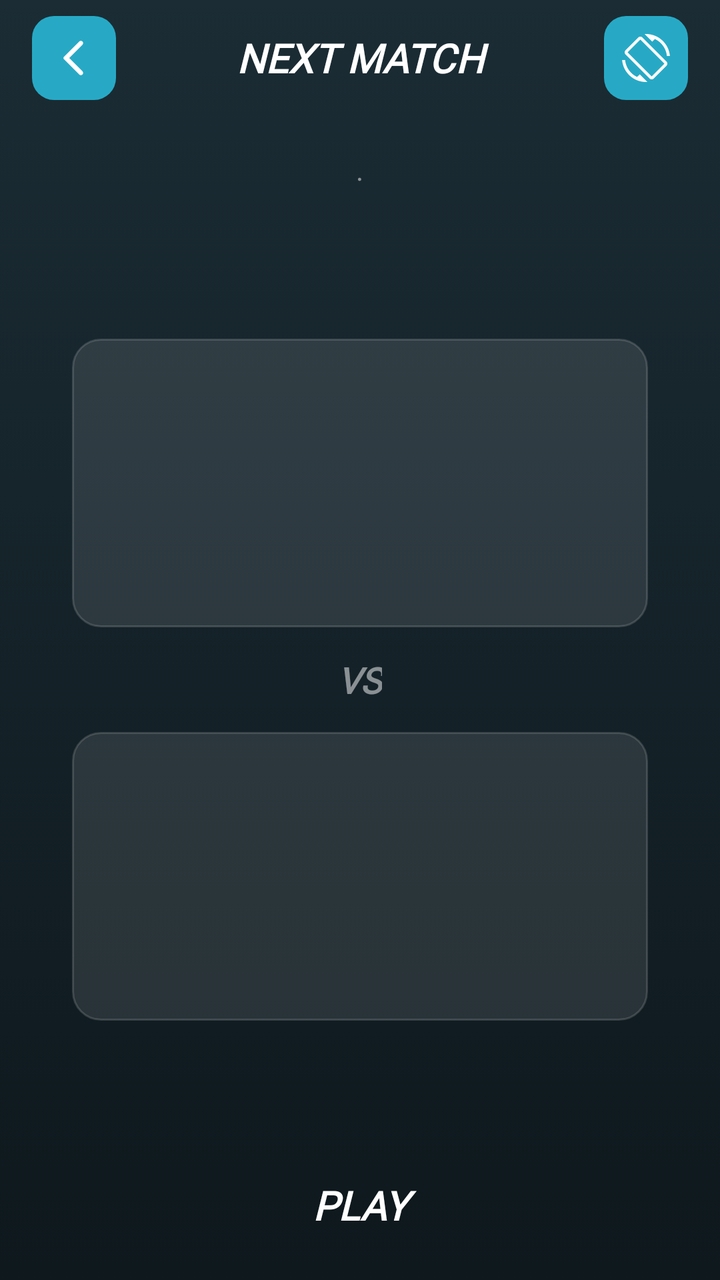
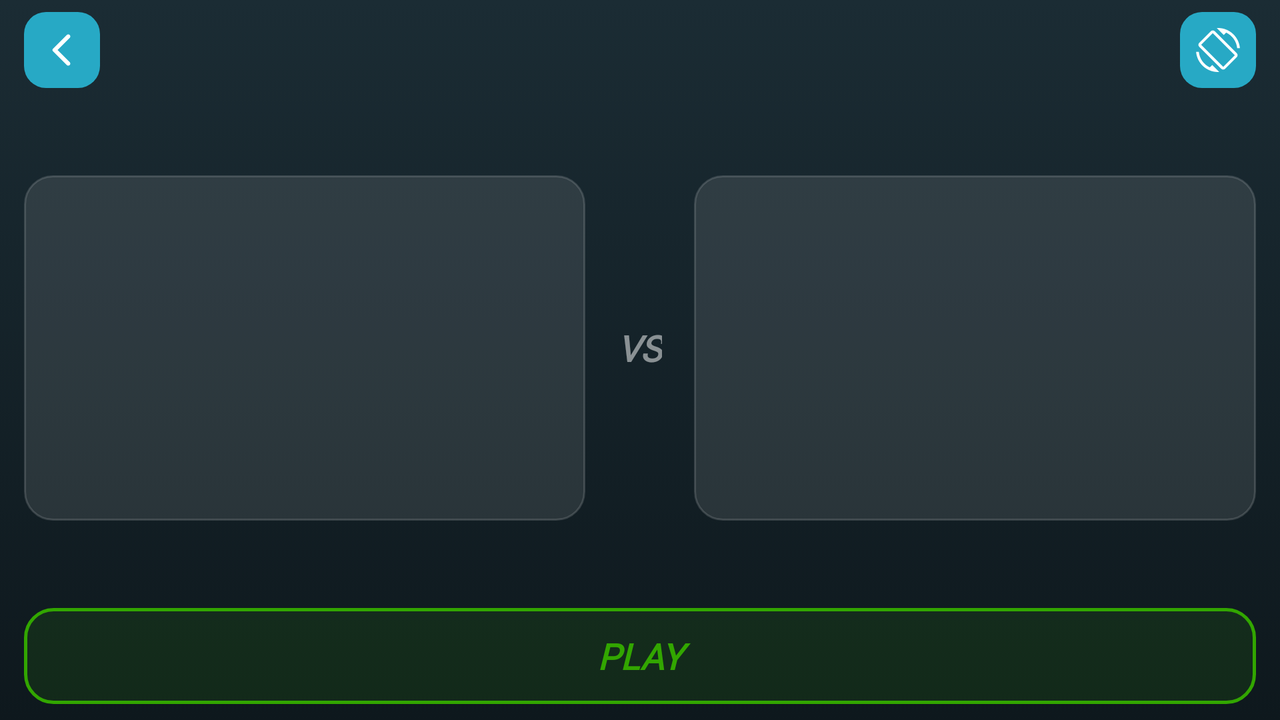

The same Android screen from two of the app's own layout files: first res/layout/ as a phone draws it, then the repository's variant for another configuration, drawn on a device whose configuration selects that folder. Both files follow.
<!-- AndroidManifest.xml: activity theme Theme.MyApplication -->
<!-- res/layout/activity_next_match.xml -->
<?xml version="1.0" encoding="utf-8"?>
<LinearLayout xmlns:android="http://schemas.android.com/apk/res/android"
    xmlns:app="http://schemas.android.com/apk/res-auto"
    android:layout_width="match_parent"
    android:layout_height="match_parent"
    android:orientation="vertical"
    android:paddingHorizontal="16dp"
    android:paddingBottom="12dp"
    android:gravity="center">

    
    <LinearLayout
        android:layout_width="match_parent"
        android:layout_height="wrap_content"
        android:orientation="horizontal"
        android:gravity="center_vertical"
        android:paddingVertical="8dp">

        <ImageButton
            android:id="@+id/btnGoBack"
            android:layout_width="42dp"
            android:layout_height="42dp"
            android:background="@drawable/buttons_main"
            android:contentDescription="@string/back"
            android:src="@drawable/arrow_back"
            android:scaleType="fitCenter"
            android:padding="10dp" />

        <TextView
            android:layout_width="0dp"
            android:layout_height="wrap_content"
            android:layout_weight="1"
            android:fontFamily="@font/helvetica_black"
            android:textStyle="bold|italic"
            android:text="@string/next_match"
            android:textColor="@color/list_text_primary"
            android:textSize="20sp"
            android:textAllCaps="true"
            android:gravity="center" />

        <ImageButton
            android:id="@+id/btnRotate"
            android:layout_width="42dp"
            android:layout_height="42dp"
            android:background="@drawable/buttons_main"
            android:src="@drawable/ic_rotate"
            android:contentDescription="@string/rotate"
            android:scaleType="fitCenter"
            android:padding="9dp" />
    </LinearLayout>

    
    <TextView
        android:id="@+id/txtType"
        android:layout_width="match_parent"
        android:layout_height="wrap_content"
        android:fontFamily="@font/helvetica_black"
        android:textStyle="bold|italic"
        android:textAllCaps="true"
        android:textColor="@color/list_highlight_text"
        android:textSize="16sp"
        android:gravity="center" />

    <LinearLayout
        android:layout_width="wrap_content"
        android:layout_height="wrap_content"
        android:layout_gravity="center_horizontal"
        android:orientation="horizontal"
        android:gravity="center"
        android:layout_marginBottom="16dp">

        <TextView
            android:id="@+id/txtDay"
            android:layout_width="wrap_content"
            android:layout_height="wrap_content"
            android:fontFamily="@font/helvetica_black"
            android:textStyle="bold|italic"
            android:textColor="@color/list_text_secondary"
            android:textSize="14sp" />

        <TextView
            android:layout_width="wrap_content"
            android:layout_height="wrap_content"
            android:text="·"
            android:fontFamily="@font/helvetica_black"
            android:textColor="@color/list_text_muted"
            android:paddingHorizontal="8dp"
            android:textSize="14sp" />

        <TextView
            android:id="@+id/txtTime"
            android:layout_width="wrap_content"
            android:layout_height="wrap_content"
            android:fontFamily="@font/helvetica_black"
            android:textStyle="bold|italic"
            android:textColor="@color/list_text_secondary"
            android:textSize="14sp" />
    </LinearLayout>

    
    <Space
        android:layout_width="1dp"
        android:layout_height="0dp"
        android:layout_weight="1" />

    
    <TextView
        android:id="@+id/txtTeam1"
        android:layout_width="match_parent"
        android:layout_height="wrap_content"
        android:fontFamily="@font/helvetica_black"
        android:textStyle="bold|italic"
        android:textAllCaps="true"
        android:textColor="@color/scorecard_team_a"
        android:textSize="22sp"
        android:gravity="center"
        android:layout_marginBottom="6dp" />

    <LinearLayout
        android:layout_width="match_parent"
        android:layout_height="wrap_content"
        android:orientation="vertical"
        android:gravity="center"
        android:background="@drawable/bg_list_card"
        android:paddingVertical="14dp"
        android:paddingHorizontal="16dp"
        android:layout_marginHorizontal="20dp">

        <TextView android:id="@+id/txtTeam1Player1" android:layout_width="match_parent" android:layout_height="wrap_content" android:fontFamily="@font/helvetica_black" android:textStyle="bold|italic" android:textColor="@color/list_text_primary" android:gravity="center" android:textSize="16sp" android:layout_marginBottom="2dp" />
        <TextView android:id="@+id/txtTeam1Player2" android:layout_width="match_parent" android:layout_height="wrap_content" android:fontFamily="@font/helvetica_black" android:textStyle="bold|italic" android:textColor="@color/list_text_primary" android:gravity="center" android:textSize="16sp" android:layout_marginBottom="2dp" />
        <TextView android:id="@+id/txtTeam1Player3" android:layout_width="match_parent" android:layout_height="wrap_content" android:fontFamily="@font/helvetica_black" android:textStyle="bold|italic" android:textColor="@color/list_text_primary" android:gravity="center" android:textSize="16sp" android:layout_marginBottom="2dp" />
        <TextView android:id="@+id/txtTeam1Player4" android:layout_width="match_parent" android:layout_height="wrap_content" android:fontFamily="@font/helvetica_black" android:textStyle="bold|italic" android:textColor="@color/list_text_primary" android:gravity="center" android:textSize="16sp" android:layout_marginBottom="2dp" />
        <TextView android:id="@+id/txtTeam1Player5" android:layout_width="match_parent" android:layout_height="wrap_content" android:fontFamily="@font/helvetica_black" android:textStyle="bold|italic" android:textColor="@color/list_text_primary" android:gravity="center" android:textSize="16sp" />
    </LinearLayout>

    
    <TextView
        android:layout_width="wrap_content"
        android:layout_height="wrap_content"
        android:text="VS"
        android:fontFamily="@font/helvetica_black"
        android:textStyle="bold|italic"
        android:textColor="@color/list_text_muted"
        android:textSize="18sp"
        android:layout_marginVertical="14dp"
        android:layout_gravity="center_horizontal" />

    
    <LinearLayout
        android:layout_width="match_parent"
        android:layout_height="wrap_content"
        android:orientation="vertical"
        android:gravity="center"
        android:background="@drawable/bg_list_card"
        android:paddingVertical="14dp"
        android:paddingHorizontal="16dp"
        android:layout_marginHorizontal="20dp">

        <TextView android:id="@+id/txtTeam2Player1" android:layout_width="match_parent" android:layout_height="wrap_content" android:fontFamily="@font/helvetica_black" android:textStyle="bold|italic" android:textColor="@color/list_text_primary" android:gravity="center" android:textSize="16sp" android:layout_marginBottom="2dp" />
        <TextView android:id="@+id/txtTeam2Player2" android:layout_width="match_parent" android:layout_height="wrap_content" android:fontFamily="@font/helvetica_black" android:textStyle="bold|italic" android:textColor="@color/list_text_primary" android:gravity="center" android:textSize="16sp" android:layout_marginBottom="2dp" />
        <TextView android:id="@+id/txtTeam2Player3" android:layout_width="match_parent" android:layout_height="wrap_content" android:fontFamily="@font/helvetica_black" android:textStyle="bold|italic" android:textColor="@color/list_text_primary" android:gravity="center" android:textSize="16sp" android:layout_marginBottom="2dp" />
        <TextView android:id="@+id/txtTeam2Player4" android:layout_width="match_parent" android:layout_height="wrap_content" android:fontFamily="@font/helvetica_black" android:textStyle="bold|italic" android:textColor="@color/list_text_primary" android:gravity="center" android:textSize="16sp" android:layout_marginBottom="2dp" />
        <TextView android:id="@+id/txtTeam2Player5" android:layout_width="match_parent" android:layout_height="wrap_content" android:fontFamily="@font/helvetica_black" android:textStyle="bold|italic" android:textColor="@color/list_text_primary" android:gravity="center" android:textSize="16sp" />
    </LinearLayout>

    <TextView
        android:id="@+id/txtTeam2"
        android:layout_width="match_parent"
        android:layout_height="wrap_content"
        android:fontFamily="@font/helvetica_black"
        android:textStyle="bold|italic"
        android:textAllCaps="true"
        android:textColor="@color/scorecard_team_b"
        android:textSize="22sp"
        android:gravity="center"
        android:layout_marginTop="6dp" />

    
    <Space
        android:layout_width="1dp"
        android:layout_height="0dp"
        android:layout_weight="1" />

    
    <LinearLayout
        android:layout_width="match_parent"
        android:layout_height="wrap_content"
        android:orientation="horizontal"
        android:gravity="center_vertical"
        android:layout_marginTop="12dp">

        <Button
            android:id="@+id/btnPlay"
            android:layout_width="match_parent"
            android:layout_height="wrap_content"
            android:background="@drawable/bg_modal_button_filled"
            android:backgroundTint="@color/button_confirm"
            android:fontFamily="@font/helvetica_black"
            android:textStyle="bold|italic"
            android:textColor="@color/white"
            android:text="@string/play"
            android:textSize="20sp"
            android:paddingVertical="12dp" />

    </LinearLayout>
</LinearLayout>
<!-- resources referenced by this layout -->
<resources>
  <color name="button_confirm">#32A600</color>
  <color name="list_highlight_text">#3FC4D2</color>
  <color name="list_text_muted">#80FFFFFF</color>
  <color name="list_text_primary">#FFFFFFFF</color>
  <color name="list_text_secondary">#B3FFFFFF</color>
  <color name="scorecard_team_a">#3FC4D2</color>
  <color name="scorecard_team_b">#F2994A</color>
  <color name="white">#FFFFFFFF</color>
  <!-- drawable arrow_back (drawable) -->
  <vector xmlns:android="http://schemas.android.com/apk/res/android"
      android:autoMirrored="true" android:height="24dp" android:tint="#FFFFFF" android:viewportHeight="24" android:viewportWidth="24" android:width="24dp">
        
      <path android:fillColor="@android:color/white" android:pathData="M16.62,2.99c-0.49,-0.49 -1.28,-0.49 -1.77,0L6.54,11.3c-0.39,0.39 -0.39,1.02 0,1.41l8.31,8.31c0.49,0.49 1.28,0.49 1.77,0s0.49,-1.28 0,-1.77L9.38,12l7.25,-7.25c0.48,-0.48 0.48,-1.28 -0.01,-1.76z"/>
      
  </vector>
  <!-- drawable bg_list_card (drawable) -->
  <?xml version="1.0" encoding="utf-8"?>
  <shape xmlns:android="http://schemas.android.com/apk/res/android"
      android:shape="rectangle">
      <solid android:color="@color/list_card_fill" />
      <corners android:radius="14dp" />
      <stroke
          android:width="1dp"
          android:color="@color/list_card_border" />
  </shape>
  <!-- drawable buttons_main (drawable) -->
  <?xml version="1.0" encoding="utf-8"?>
  <selector xmlns:android="http://schemas.android.com/apk/res/android">
      
      <item android:state_pressed="true"
          android:drawable="@drawable/button_main_pressed" />
  
      
      <item android:drawable="@drawable/button_main_default" />
  </selector>
  <string name="back">BACK</string>
  <string name="next_match">NEXT MATCH</string>
  <string name="play">PLAY</string>
  <string name="rotate">ROTATE</string>
  <style name="Theme.MyApplication" parent="Theme.AppCompat.Light.NoActionBar">
  
          
          <item name="android:windowBackground">@drawable/bg_scoreboard</item>
  
          
          <item name="android:statusBarColor">@color/scorecard_bg_top</item>
          <item name="android:navigationBarColor">@color/scorecard_bg_bottom</item>
          <item name="android:windowLightStatusBar">false</item>
  
      </style>
  <color name="list_card_fill">#1AFFFFFF</color>
  <color name="list_card_border">#26FFFFFF</color>
  <!-- drawable button_main_pressed (drawable) -->
  <?xml version="1.0" encoding="utf-8"?>
  <shape xmlns:android="http://schemas.android.com/apk/res/android"
      android:shape="rectangle" >
      <corners android:radius="11dp" />
      <solid android:color="#3EB6D0" />
  </shape>
  <!-- drawable button_main_default (drawable) -->
  <?xml version="1.0" encoding="utf-8"?>
  <shape xmlns:android="http://schemas.android.com/apk/res/android"
      android:shape="rectangle" >
      <corners android:radius="11dp" />
      <solid android:color="@color/main_blue" />
  </shape>
  <!-- drawable bg_scoreboard (drawable) -->
  <?xml version="1.0" encoding="utf-8"?>
  <shape xmlns:android="http://schemas.android.com/apk/res/android"
      android:shape="rectangle"
      android:dither="true">
      <gradient
          android:type="linear"
          android:angle="270"
          android:startColor="@color/scorecard_bg_top"
          android:endColor="@color/scorecard_bg_bottom"
          android:dither="true" />
  </shape>
  <color name="scorecard_bg_top">#1B2C34</color>
  <color name="scorecard_bg_bottom">#0E181D</color>
  <color name="main_blue">#27A9C5</color>
  <!-- some entries are left out for length -->
</resources>
<!-- res/layout-land/activity_next_match.xml (the repository's variant of the layout above) -->
<!-- drawn on the phone turned sideways -->
<?xml version="1.0" encoding="utf-8"?>
<LinearLayout xmlns:android="http://schemas.android.com/apk/res/android"
    android:layout_width="match_parent"
    android:layout_height="match_parent"
    android:orientation="vertical"
    android:paddingHorizontal="12dp"
    android:paddingBottom="8dp">

    
    <LinearLayout
        android:layout_width="match_parent"
        android:layout_height="wrap_content"
        android:orientation="horizontal"
        android:gravity="center_vertical"
        android:paddingVertical="6dp">

        <ImageButton
            android:id="@+id/btnGoBack"
            android:layout_width="38dp"
            android:layout_height="38dp"
            android:background="@drawable/buttons_main"
            android:contentDescription="@string/back"
            android:src="@drawable/arrow_back"
            android:scaleType="fitCenter"
            android:padding="9dp" />

        <TextView
            android:id="@+id/txtType"
            android:layout_width="0dp"
            android:layout_height="wrap_content"
            android:layout_weight="1"
            android:fontFamily="@font/helvetica_black"
            android:textStyle="bold|italic"
            android:textAllCaps="true"
            android:textColor="@color/list_highlight_text"
            android:textSize="16sp"
            android:gravity="center" />

        <TextView
            android:id="@+id/txtDay"
            android:layout_width="wrap_content"
            android:layout_height="wrap_content"
            android:fontFamily="@font/helvetica_black"
            android:textStyle="bold|italic"
            android:textColor="@color/list_text_secondary"
            android:textSize="13sp"
            android:layout_marginEnd="6dp" />

        <TextView
            android:id="@+id/txtTime"
            android:layout_width="wrap_content"
            android:layout_height="wrap_content"
            android:fontFamily="@font/helvetica_black"
            android:textStyle="bold|italic"
            android:textColor="@color/list_text_secondary"
            android:textSize="13sp"
            android:layout_marginEnd="8dp" />

        <ImageButton
            android:id="@+id/btnRotate"
            android:layout_width="38dp"
            android:layout_height="38dp"
            android:background="@drawable/buttons_main"
            android:src="@drawable/ic_rotate"
            android:contentDescription="@string/rotate"
            android:scaleType="fitCenter"
            android:padding="8dp" />
    </LinearLayout>

    
    <LinearLayout
        android:layout_width="match_parent"
        android:layout_height="0dp"
        android:layout_weight="1"
        android:orientation="horizontal"
        android:gravity="center"
        android:baselineAligned="false">

        
        <LinearLayout
            android:layout_width="0dp"
            android:layout_height="wrap_content"
            android:layout_weight="1"
            android:orientation="vertical"
            android:layout_marginEnd="6dp"
            android:padding="14dp"
            android:gravity="center"
            android:layout_gravity="center"
            android:background="@drawable/bg_list_card">

            <TextView
                android:id="@+id/txtTeam1"
                android:layout_width="match_parent"
                android:layout_height="wrap_content"
                android:fontFamily="@font/helvetica_black"
                android:textStyle="bold|italic"
                android:textAllCaps="true"
                android:textColor="@color/scorecard_team_a"
                android:gravity="center"
                android:textSize="20sp"
                android:layout_marginBottom="8dp" />

            <TextView android:id="@+id/txtTeam1Player1" android:layout_width="match_parent" android:layout_height="wrap_content" android:fontFamily="@font/helvetica_black" android:textStyle="bold|italic" android:textColor="@color/list_text_primary" android:gravity="center" android:textSize="15sp" android:layout_marginBottom="2dp" />
            <TextView android:id="@+id/txtTeam1Player2" android:layout_width="match_parent" android:layout_height="wrap_content" android:fontFamily="@font/helvetica_black" android:textStyle="bold|italic" android:textColor="@color/list_text_primary" android:gravity="center" android:textSize="15sp" android:layout_marginBottom="2dp" />
            <TextView android:id="@+id/txtTeam1Player3" android:layout_width="match_parent" android:layout_height="wrap_content" android:fontFamily="@font/helvetica_black" android:textStyle="bold|italic" android:textColor="@color/list_text_primary" android:gravity="center" android:textSize="15sp" android:layout_marginBottom="2dp" />
            <TextView android:id="@+id/txtTeam1Player4" android:layout_width="match_parent" android:layout_height="wrap_content" android:fontFamily="@font/helvetica_black" android:textStyle="bold|italic" android:textColor="@color/list_text_primary" android:gravity="center" android:textSize="15sp" android:layout_marginBottom="2dp" />
            <TextView android:id="@+id/txtTeam1Player5" android:layout_width="match_parent" android:layout_height="wrap_content" android:fontFamily="@font/helvetica_black" android:textStyle="bold|italic" android:textColor="@color/list_text_primary" android:gravity="center" android:textSize="15sp" />
        </LinearLayout>

        
        <TextView
            android:layout_width="wrap_content"
            android:layout_height="wrap_content"
            android:text="VS"
            android:fontFamily="@font/helvetica_black"
            android:textStyle="bold|italic"
            android:textColor="@color/list_text_muted"
            android:textSize="18sp"
            android:layout_gravity="center"
            android:paddingHorizontal="10dp" />

        
        <LinearLayout
            android:layout_width="0dp"
            android:layout_height="wrap_content"
            android:layout_weight="1"
            android:orientation="vertical"
            android:layout_marginStart="6dp"
            android:padding="14dp"
            android:gravity="center"
            android:layout_gravity="center"
            android:background="@drawable/bg_list_card">

            <TextView
                android:id="@+id/txtTeam2"
                android:layout_width="match_parent"
                android:layout_height="wrap_content"
                android:fontFamily="@font/helvetica_black"
                android:textStyle="bold|italic"
                android:textAllCaps="true"
                android:textColor="@color/scorecard_team_b"
                android:gravity="center"
                android:textSize="20sp"
                android:layout_marginBottom="8dp" />

            <TextView android:id="@+id/txtTeam2Player1" android:layout_width="match_parent" android:layout_height="wrap_content" android:fontFamily="@font/helvetica_black" android:textStyle="bold|italic" android:textColor="@color/list_text_primary" android:gravity="center" android:textSize="15sp" android:layout_marginBottom="2dp" />
            <TextView android:id="@+id/txtTeam2Player2" android:layout_width="match_parent" android:layout_height="wrap_content" android:fontFamily="@font/helvetica_black" android:textStyle="bold|italic" android:textColor="@color/list_text_primary" android:gravity="center" android:textSize="15sp" android:layout_marginBottom="2dp" />
            <TextView android:id="@+id/txtTeam2Player3" android:layout_width="match_parent" android:layout_height="wrap_content" android:fontFamily="@font/helvetica_black" android:textStyle="bold|italic" android:textColor="@color/list_text_primary" android:gravity="center" android:textSize="15sp" android:layout_marginBottom="2dp" />
            <TextView android:id="@+id/txtTeam2Player4" android:layout_width="match_parent" android:layout_height="wrap_content" android:fontFamily="@font/helvetica_black" android:textStyle="bold|italic" android:textColor="@color/list_text_primary" android:gravity="center" android:textSize="15sp" android:layout_marginBottom="2dp" />
            <TextView android:id="@+id/txtTeam2Player5" android:layout_width="match_parent" android:layout_height="wrap_content" android:fontFamily="@font/helvetica_black" android:textStyle="bold|italic" android:textColor="@color/list_text_primary" android:gravity="center" android:textSize="15sp" />
        </LinearLayout>
    </LinearLayout>

    <Button
        android:id="@+id/btnPlay"
        android:layout_width="match_parent"
        android:layout_height="wrap_content"
        android:background="@drawable/bg_modal_ok"
        android:fontFamily="@font/helvetica_black"
        android:textStyle="bold|italic"
        android:textColor="@color/button_confirm"
        android:text="@string/play"
        android:textSize="18sp"
        android:paddingVertical="10dp"
        android:layout_marginTop="6dp" />
</LinearLayout>
<!-- resources referenced by the variant -->
<!-- as the phone turned sideways resolves them -->
<resources>
  <color name="button_confirm">#32A600</color>
  <color name="list_highlight_text">#3FC4D2</color>
  <color name="list_text_muted">#80FFFFFF</color>
  <color name="list_text_primary">#FFFFFFFF</color>
  <color name="list_text_secondary">#B3FFFFFF</color>
  <color name="scorecard_team_a">#3FC4D2</color>
  <color name="scorecard_team_b">#F2994A</color>
  <!-- drawable arrow_back (drawable) -->
  <vector xmlns:android="http://schemas.android.com/apk/res/android"
      android:autoMirrored="true" android:height="24dp" android:tint="#FFFFFF" android:viewportHeight="24" android:viewportWidth="24" android:width="24dp">
        
      <path android:fillColor="@android:color/white" android:pathData="M16.62,2.99c-0.49,-0.49 -1.28,-0.49 -1.77,0L6.54,11.3c-0.39,0.39 -0.39,1.02 0,1.41l8.31,8.31c0.49,0.49 1.28,0.49 1.77,0s0.49,-1.28 0,-1.77L9.38,12l7.25,-7.25c0.48,-0.48 0.48,-1.28 -0.01,-1.76z"/>
      
  </vector>
  <!-- drawable bg_list_card (drawable) -->
  <?xml version="1.0" encoding="utf-8"?>
  <shape xmlns:android="http://schemas.android.com/apk/res/android"
      android:shape="rectangle">
      <solid android:color="@color/list_card_fill" />
      <corners android:radius="14dp" />
      <stroke
          android:width="1dp"
          android:color="@color/list_card_border" />
  </shape>
  <!-- drawable bg_modal_ok (drawable) -->
  <?xml version="1.0" encoding="utf-8"?>
  <shape xmlns:android="http://schemas.android.com/apk/res/android"
      android:shape="rectangle">
      <solid android:color="#1F32A600" />
      <corners android:radius="14dp" />
      <stroke
          android:width="1.5dp"
          android:color="@color/button_confirm" />
  </shape>
  <!-- drawable buttons_main (drawable) -->
  <?xml version="1.0" encoding="utf-8"?>
  <selector xmlns:android="http://schemas.android.com/apk/res/android">
      
      <item android:state_pressed="true"
          android:drawable="@drawable/button_main_pressed" />
  
      
      <item android:drawable="@drawable/button_main_default" />
  </selector>
  <string name="back">BACK</string>
  <string name="play">PLAY</string>
  <string name="rotate">ROTATE</string>
  <style name="Theme.MyApplication" parent="Theme.AppCompat.Light.NoActionBar">
  
          
          <item name="android:windowBackground">@drawable/bg_scoreboard</item>
  
          
          <item name="android:statusBarColor">@color/scorecard_bg_top</item>
          <item name="android:navigationBarColor">@color/scorecard_bg_bottom</item>
          <item name="android:windowLightStatusBar">false</item>
  
      </style>
  <color name="list_card_fill">#1AFFFFFF</color>
  <color name="list_card_border">#26FFFFFF</color>
  <!-- drawable button_main_pressed (drawable) -->
  <?xml version="1.0" encoding="utf-8"?>
  <shape xmlns:android="http://schemas.android.com/apk/res/android"
      android:shape="rectangle" >
      <corners android:radius="11dp" />
      <solid android:color="#3EB6D0" />
  </shape>
  <!-- drawable button_main_default (drawable) -->
  <?xml version="1.0" encoding="utf-8"?>
  <shape xmlns:android="http://schemas.android.com/apk/res/android"
      android:shape="rectangle" >
      <corners android:radius="11dp" />
      <solid android:color="@color/main_blue" />
  </shape>
  <!-- drawable bg_scoreboard (drawable) -->
  <?xml version="1.0" encoding="utf-8"?>
  <shape xmlns:android="http://schemas.android.com/apk/res/android"
      android:shape="rectangle"
      android:dither="true">
      <gradient
          android:type="linear"
          android:angle="270"
          android:startColor="@color/scorecard_bg_top"
          android:endColor="@color/scorecard_bg_bottom"
          android:dither="true" />
  </shape>
  <color name="scorecard_bg_top">#1B2C34</color>
  <color name="scorecard_bg_bottom">#0E181D</color>
  <color name="main_blue">#27A9C5</color>
  <!-- some entries are left out for length -->
</resources>
